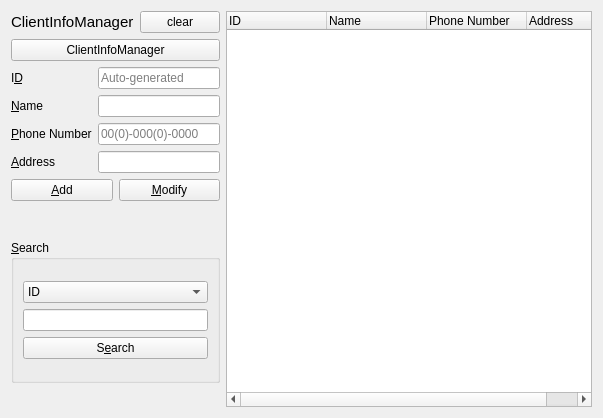
<?xml version="1.0" encoding="UTF-8"?>
<ui version="4.0">
 <class>ClientManagerForm</class>
 <widget class="QWidget" name="ClientManagerForm">
  <property name="geometry">
   <rect>
    <x>0</x>
    <y>0</y>
    <width>603</width>
    <height>418</height>
   </rect>
  </property>
  <property name="windowTitle">
   <string>Client Info</string>
  </property>
  <layout class="QHBoxLayout" name="horizontalLayout_3">
   <item>
    <layout class="QHBoxLayout" name="horizontalLayout" stretch="2,6">
     <item>
      <layout class="QVBoxLayout" name="verticalLayout_4" stretch="1,0,7,6,1">
       <item>
        <layout class="QHBoxLayout" name="horizontalLayout_2">
         <item>
          <widget class="QLabel" name="label">
           <property name="font">
            <font>
             <pointsize>11</pointsize>
            </font>
           </property>
           <property name="text">
            <string>ClientInfoManager</string>
           </property>
          </widget>
         </item>
         <item>
          <widget class="QPushButton" name="clearButton">
           <property name="sizePolicy">
            <sizepolicy hsizetype="Fixed" vsizetype="Fixed">
             <horstretch>0</horstretch>
             <verstretch>0</verstretch>
            </sizepolicy>
           </property>
           <property name="text">
            <string>clear</string>
           </property>
           <property name="icon">
            <iconset>
             <normaloff>:/images/erase.png</normaloff>:/images/erase.png</iconset>
           </property>
           <property name="iconSize">
            <size>
             <width>40</width>
             <height>20</height>
            </size>
           </property>
          </widget>
         </item>
        </layout>
       </item>
       <item>
        <widget class="QPushButton" name="ClientManagement">
         <property name="text">
          <string>ClientInfoManager</string>
         </property>
        </widget>
       </item>
       <item>
        <layout class="QFormLayout" name="clientFormLayout">
         <item row="0" column="0">
          <widget class="QLabel" name="idLabel">
           <property name="text">
            <string>I&amp;D</string>
           </property>
           <property name="buddy">
            <cstring>idLineEdit</cstring>
           </property>
          </widget>
         </item>
         <item row="0" column="1">
          <widget class="QLineEdit" name="idLineEdit">
           <property name="readOnly">
            <bool>true</bool>
           </property>
           <property name="placeholderText">
            <string>Auto-generated</string>
           </property>
          </widget>
         </item>
         <item row="1" column="0">
          <widget class="QLabel" name="nameLabel">
           <property name="text">
            <string>&amp;Name</string>
           </property>
           <property name="buddy">
            <cstring>nameLineEdit</cstring>
           </property>
          </widget>
         </item>
         <item row="1" column="1">
          <widget class="QLineEdit" name="nameLineEdit"/>
         </item>
         <item row="2" column="0">
          <widget class="QLabel" name="phoneNumberLabel">
           <property name="text">
            <string>&amp;Phone Number</string>
           </property>
           <property name="buddy">
            <cstring>phoneNumberLineEdit</cstring>
           </property>
          </widget>
         </item>
         <item row="2" column="1">
          <widget class="QLineEdit" name="phoneNumberLineEdit">
           <property name="inputMask">
            <string/>
           </property>
           <property name="placeholderText">
            <string>00(0)-000(0)-0000</string>
           </property>
          </widget>
         </item>
         <item row="3" column="0">
          <widget class="QLabel" name="addressLabel">
           <property name="text">
            <string>&amp;Address</string>
           </property>
           <property name="buddy">
            <cstring>addressLineEdit</cstring>
           </property>
          </widget>
         </item>
         <item row="3" column="1">
          <widget class="QLineEdit" name="addressLineEdit"/>
         </item>
         <item row="4" column="0" colspan="2">
          <layout class="QHBoxLayout" name="addHorizontalLayout">
           <item>
            <widget class="QPushButton" name="addPushButton">
             <property name="text">
              <string>&amp;Add</string>
             </property>
            </widget>
           </item>
           <item>
            <widget class="QPushButton" name="modifyPushButton">
             <property name="text">
              <string>&amp;Modify</string>
             </property>
            </widget>
           </item>
          </layout>
         </item>
        </layout>
       </item>
       <item>
        <widget class="QGroupBox" name="groupBox">
         <property name="title">
          <string>&amp;Search</string>
         </property>
         <layout class="QVBoxLayout" name="verticalLayout">
          <item>
           <layout class="QVBoxLayout" name="verticalLayout_2">
            <item>
             <widget class="QComboBox" name="searchComboBox">
              <item>
               <property name="text">
                <string>ID</string>
               </property>
              </item>
              <item>
               <property name="text">
                <string>Name</string>
               </property>
              </item>
              <item>
               <property name="text">
                <string>Phone Number</string>
               </property>
              </item>
              <item>
               <property name="text">
                <string>Address</string>
               </property>
              </item>
             </widget>
            </item>
            <item>
             <widget class="QLineEdit" name="searchLineEdit"/>
            </item>
            <item>
             <widget class="QPushButton" name="searchPushButton">
              <property name="text">
               <string>S&amp;earch</string>
              </property>
             </widget>
            </item>
           </layout>
          </item>
         </layout>
        </widget>
       </item>
       <item>
        <spacer name="verticalSpacer_3">
         <property name="orientation">
          <enum>Qt::Vertical</enum>
         </property>
         <property name="sizeHint" stdset="0">
          <size>
           <width>165</width>
           <height>13</height>
          </size>
         </property>
        </spacer>
       </item>
      </layout>
     </item>
     <item>
      <layout class="QVBoxLayout" name="verticalLayout_3">
       <item>
        <widget class="QTreeWidget" name="treeWidget">
         <property name="rootIsDecorated">
          <bool>false</bool>
         </property>
         <column>
          <property name="text">
           <string>ID</string>
          </property>
         </column>
         <column>
          <property name="text">
           <string>Name</string>
          </property>
         </column>
         <column>
          <property name="text">
           <string>Phone Number</string>
          </property>
         </column>
         <column>
          <property name="text">
           <string>Address</string>
          </property>
         </column>
        </widget>
       </item>
      </layout>
     </item>
    </layout>
   </item>
  </layout>
 </widget>
 <resources/>
 <connections/>
</ui>
